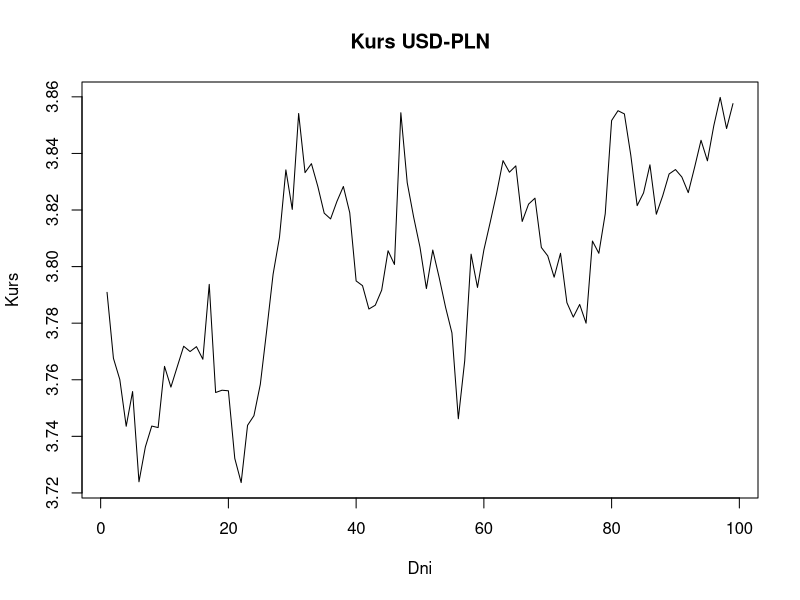
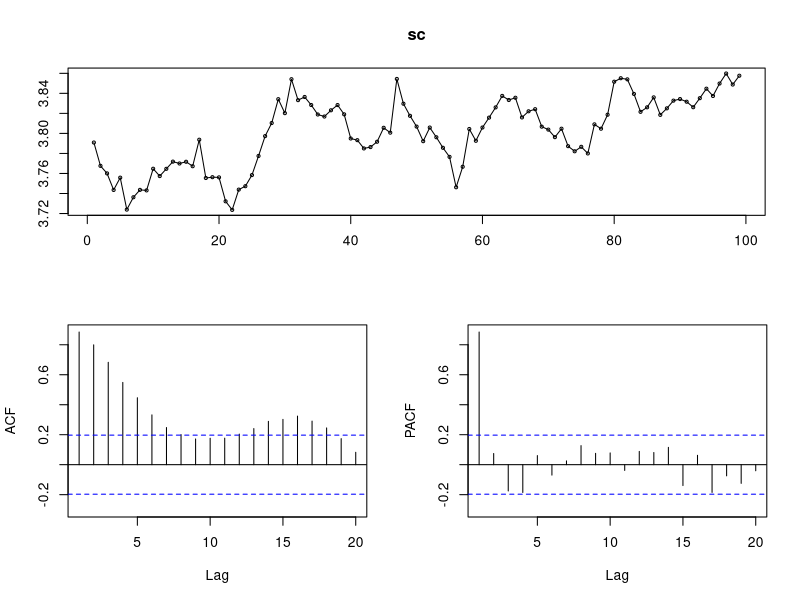
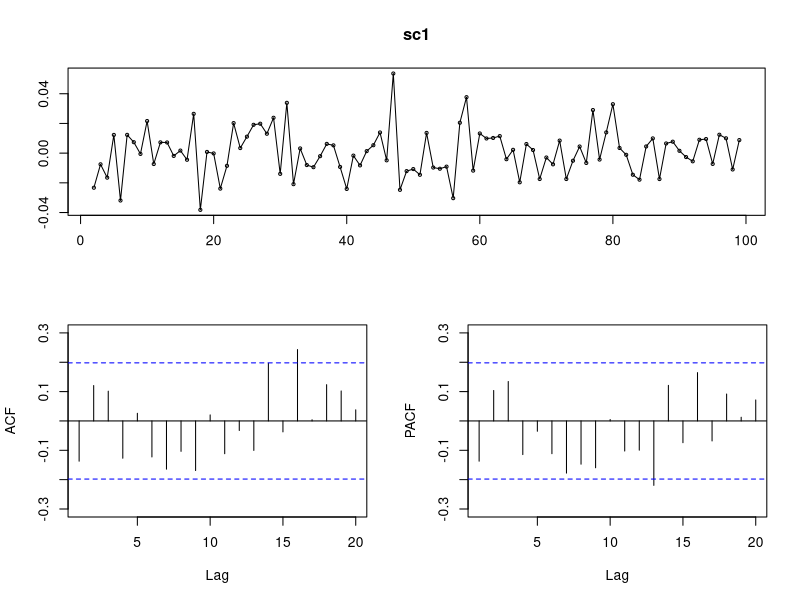
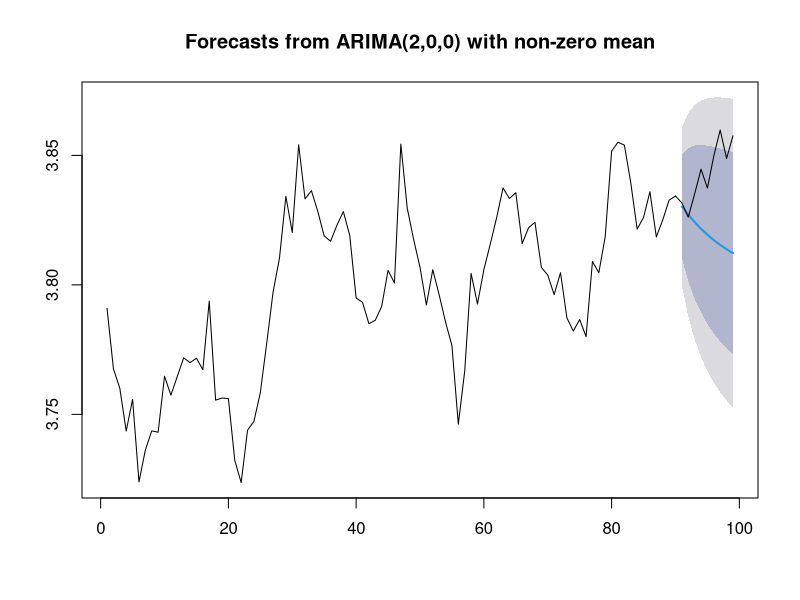
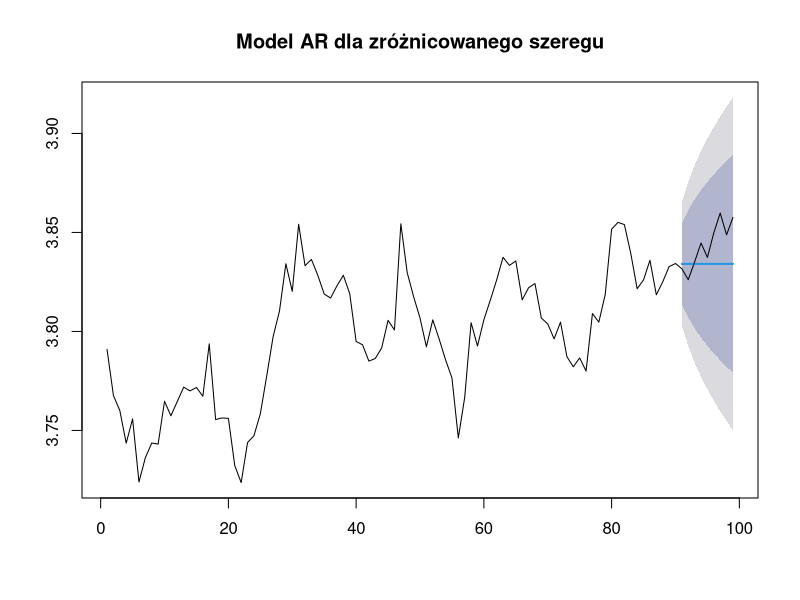
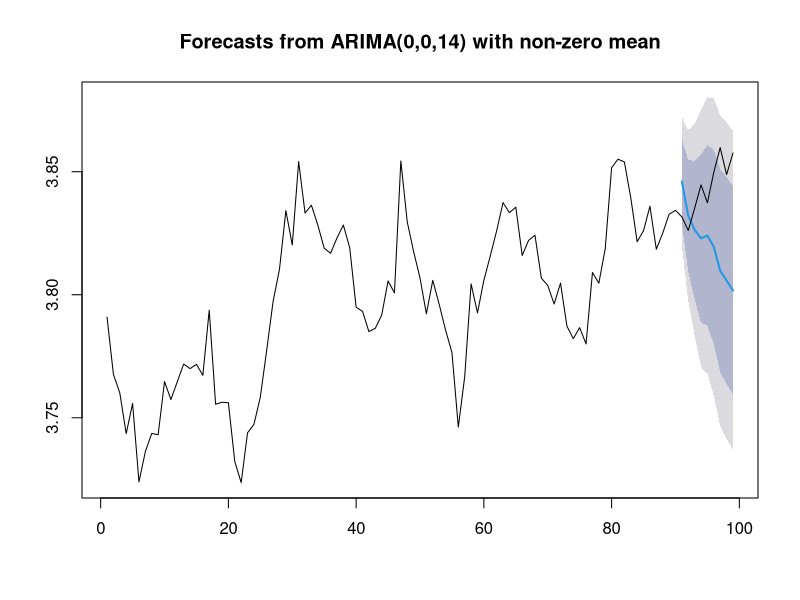
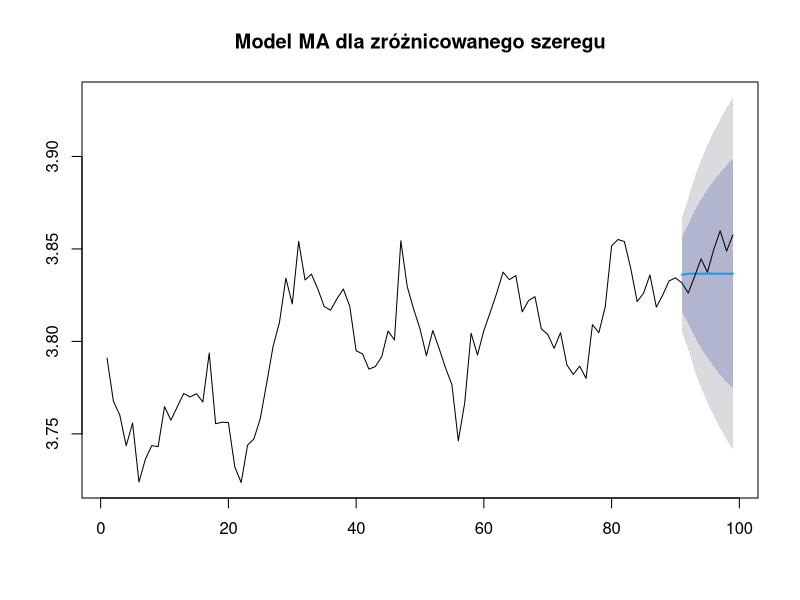
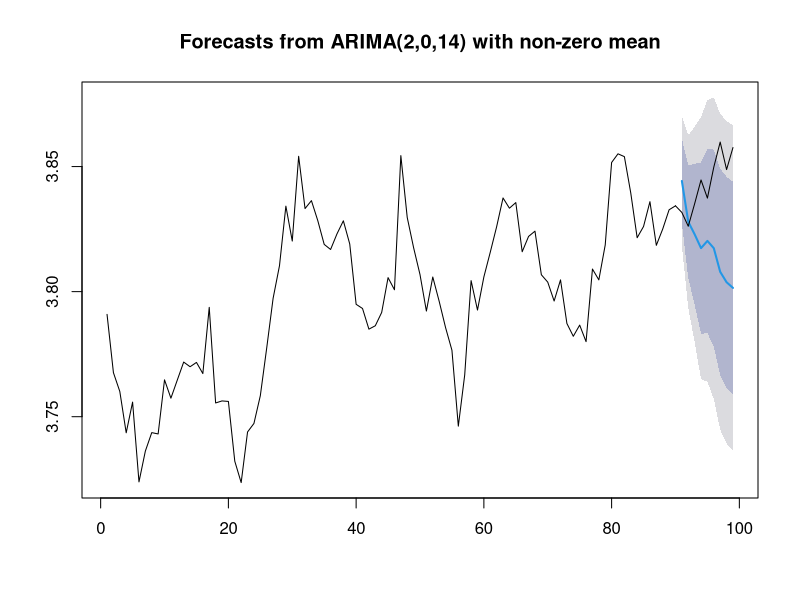

The R source for these figures, in order:
## ---- chunk 1
library(tseries)
library(forecast)
library(dplyr)
library(zoo)
library(stats)

## ---- chunk 2
dane = read.csv2("usdpln_d.csv",header = FALSE, dec = ".")
## ---- chunk 3
sc <- ts(dane, frequency = 1)
head(sc)
length(sc)
## ---- chunk 4
plot(sc, main = "Kurs USD-PLN", ylab = "Kurs",xlab = "Dni")
## ---- chunk 5
tsdisplay(sc)
## ---- chunk 6

adf.test(sc, alternative = "stationary")

## ---- chunk 7
sc1<-diff(sc)
tsdisplay(sc1)
## ---- chunk 8
adf.test(sc1, alternative = "stationary")
## ---- chunk 9
p<-2
q<-14
d<-0
## ---- chunk 10
p1<-1
q1<-2
d1<-1
## ---- chunk 11
train<-window(sc, end= 90)
test<-window(sc,start=90)
## ---- chunk 12
AR<-arima(train, c(p,d,0))
summary(AR)
## ---- chunk 13
MA<-arima(train, c(0,d,q))
summary(MA)
## ---- chunk 14
ARMA<- arima(train, c(p,d,q))
summary(ARMA)
## ---- chunk 15
ARIMA<- auto.arima(train)
summary(ARIMA)
## ---- chunk 16
AR1<-arima(train, c(p1,d1,0))
summary(AR1)
## ---- chunk 17
MA1<-arima(train, c(0,d1,q1))
summary(MA1)
## ---- chunk 18
ARMA1<- arima(train, c(p1,d1,q1))
summary(ARMA1)
## ---- chunk 19
prognozaAR<-forecast(AR,h=length(test)-1)
plot(prognozaAR,type="l")
lines(test)

## ---- chunk 20
prognozaAR1<-forecast(AR1,h=length(test)-1)
plot(prognozaAR1,type="l", main = "Model AR dla zróżnicowanego szeregu")
lines(test)
## ---- chunk 21
prognozaMA<-forecast(MA,h=length(test)-1)
plot(prognozaMA,type="l")
lines(test)
## ---- chunk 22
prognozaMA1<-forecast(MA1,h=length(test)-1)
plot(prognozaMA1,type="l", main="Model MA dla zróżnicowanego szeregu")
lines(test)
## ---- chunk 23
prognozaARMA<-forecast(ARMA,h=length(test)-1)
plot(prognozaARMA,type="l")
lines(test)
## ---- chunk 24
prognozaARMA1<-forecast(ARMA1,h=length(test)-1)
plot(prognozaMA1,type="l", main="Model ARMA dla zróżnicowanego szeregu")
lines(test)
## ---- chunk 25
prognozaARIMA<-forecast(ARIMA,h=length(test)-1)
plot(prognozaARIMA,type="l")
lines(test)
## ---- chunk 26
m1<-mean( (prognozaAR$mean - test)^2, na.rm = TRUE)
m2<-mean( (prognozaMA$mean - test)^2, na.rm = TRUE)
m3<-mean( (prognozaARMA$mean - test)^2, na.rm = TRUE)

m4<-mean( (prognozaARIMA$mean - test)^2, na.rm = TRUE)

m11<-mean( (prognozaAR1$mean - test)^2, na.rm = TRUE)
m12<-mean( (prognozaMA1$mean - test)^2, na.rm = TRUE)
m13<-mean( (prognozaARMA1$mean - test)^2, na.rm = TRUE)
## ---- chunk 27
min(m1,m2,m3,m4,m11,m12,m13)
## ---- chunk 28
train1<-window(sc1, end= 99)
test1<-window(sc1,start=99)
## ---- chunk 29
ARMA2<- arima(train1, c(p1,d1,q1))
summary(ARMA2)
## ---- chunk 30
prognozaARMA3<-forecast(ARMA2,h=7)
plot(prognozaARMA3,type="l", main="Predykcja na kolejne 7 dni")
## ---- chunk 31
prognozaARMA3
## ---- chunk 32
sc1[98]
